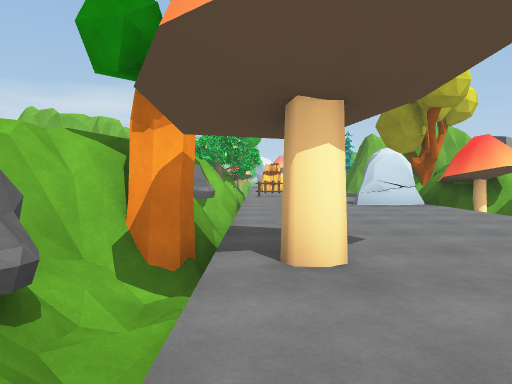
view 1 (above)

17 first-person views from a walk through a scene from a Unity 3-D project. The camera is 1.2 m above the floor, tilts 2° down and sees 70° across. The floor is counted in squares, 2 m on a side. Each view is taken from the middle of a square. On the plan, view 1 faces up. The plan holds only what a view shows up to about 10 squares ahead; the rest is blank. The place goes on beyond the plan. The player is left out. Some animated figures are left out.

view 2
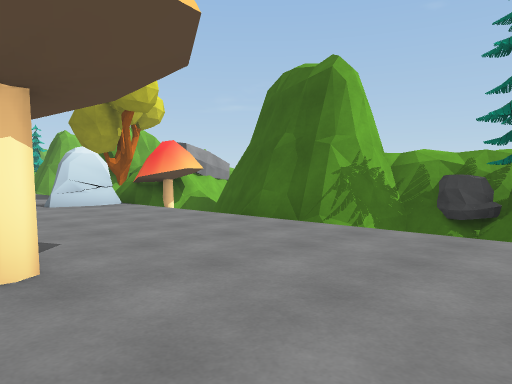

view 3
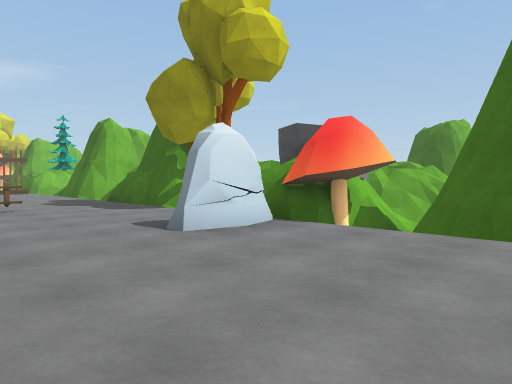

view 4
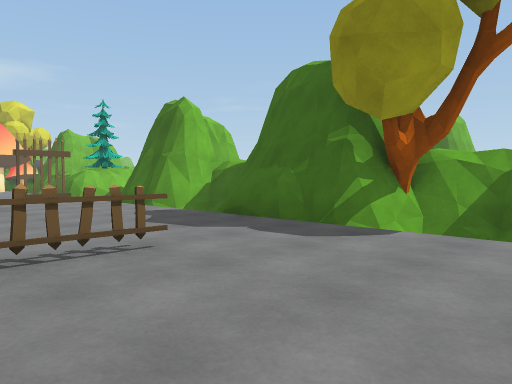

view 5
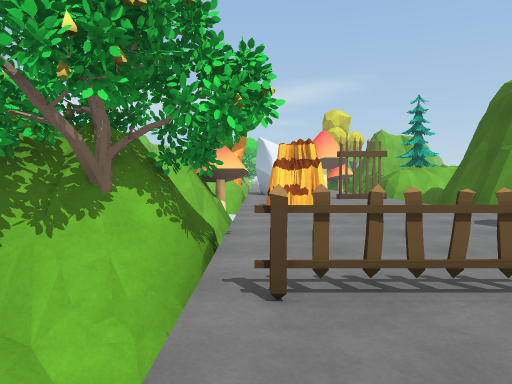

view 6
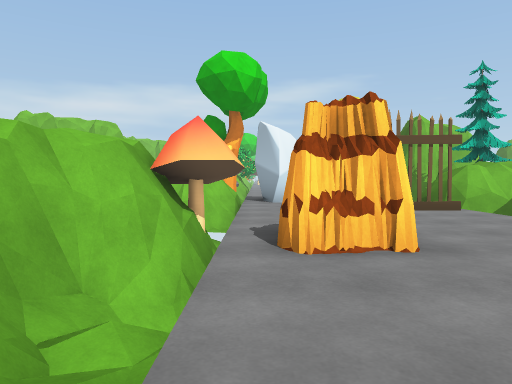

view 7
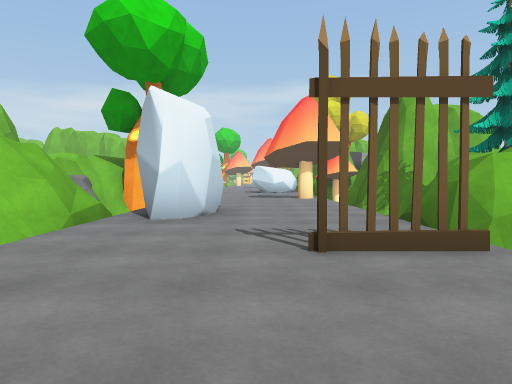

view 8
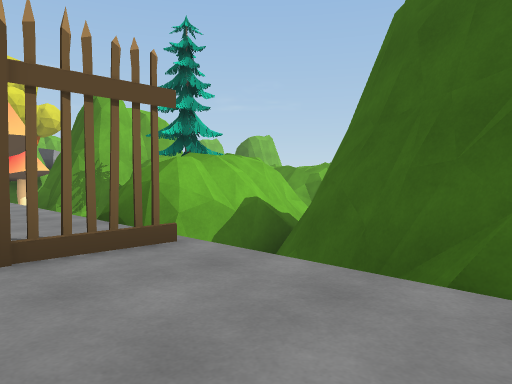

view 9
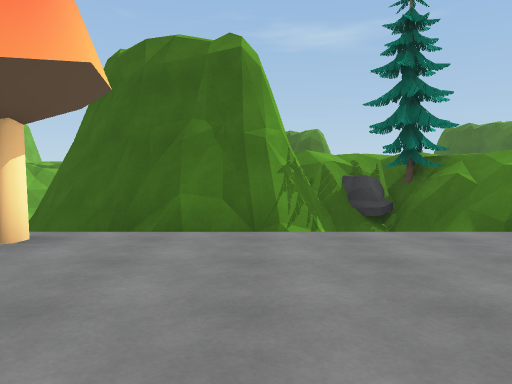

view 10
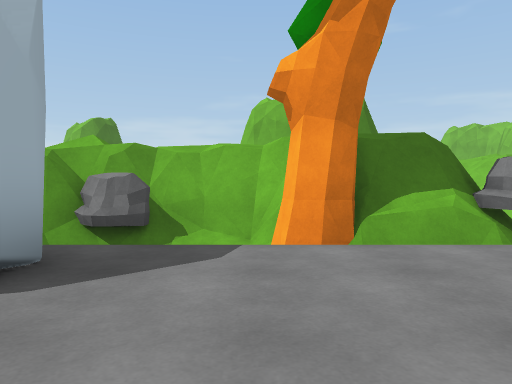

view 11
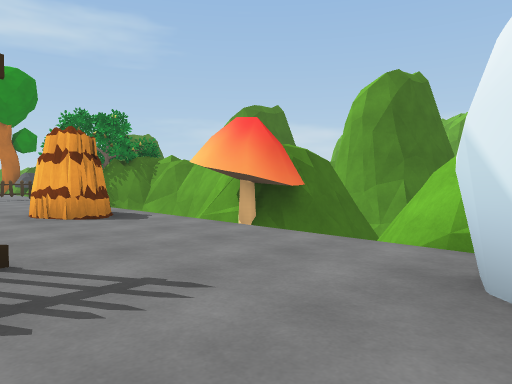

view 12
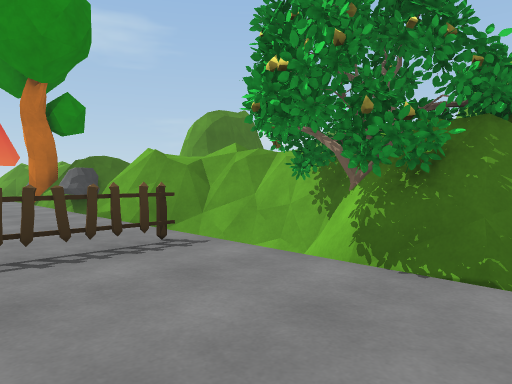

view 13
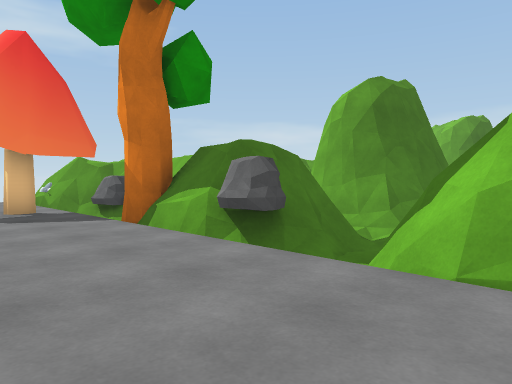

view 14
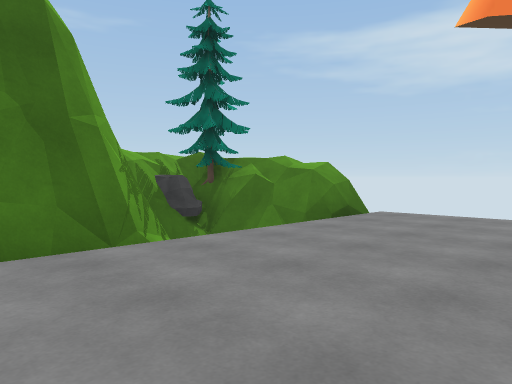

view 15
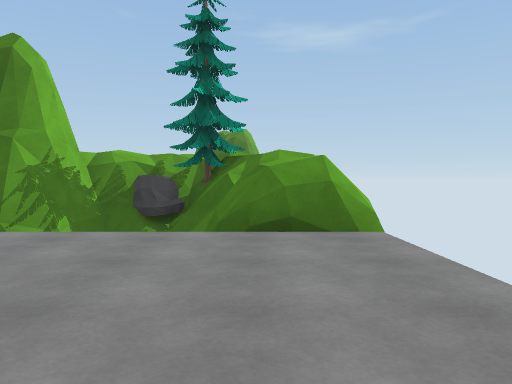

view 16
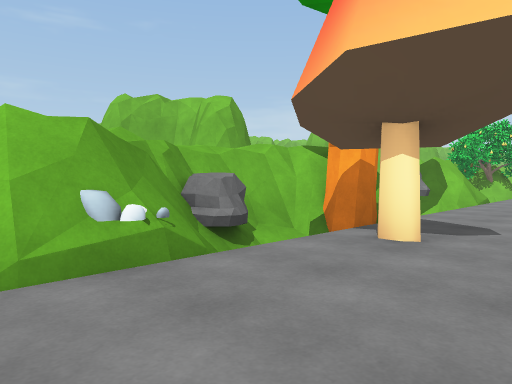

view 17
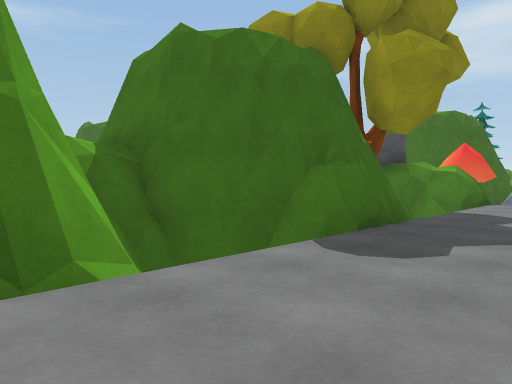

### Floor plan
Key: @ floor where view 1 was taken; # wall or solid block; . floor; / step, stairs or slope; = window, fence, low wall or low ledge; ^ raised ledge; v drop or lower ground; T tree; R rock; F fence; M mushroom.
Columns run from 3 left of view 1 to 7 right of it. Each row starts with its distance up from view 1.
 31  #R     ##
 30  ##.....#
 29  #T.....#
 28 ##T.....#
 27 ##R.....###
 26 #RR.R...vR#
 25 ###RR../^T#
 24  ##..../###
 23  ##..../###
 22 vvM...F/v#
 21 ###..../##
 20  ##..../#
 19  #v.#../#
 18 ##v.#...##
 17 ##v.....v##
 16  ##.....##
 15  #T.....#
 14  ##.....#
 13 ##vFF...###
 12 ##v.....vT#
 11  ##.....v##
 10  ##.....##
  9  ##...RR##
  8 vvv.....##
  7 =#R.....v#
  6 ###.....##
  5  ##.....#
  4  #T.....#
  3 ##v#....###
  2 #RR.....vR#
  1 ###.....vT#
  0   #@....###
 -1   #.....#
 -2         #

Positions as (right, up) in squares from view 1, and headings:
1: (0, 0), facing up
2: (0, 0), facing up-right
3: (0, 5), facing up-right
4: (0, 10), facing up-right
5: (0, 11), facing up
6: (0, 15), facing up
7: (2, 19), facing up
8: (2, 19), facing up-right
9: (0, 28), facing right
10: (3, 28), facing left
11: (3, 25), facing down-left
12: (2, 16), facing down-left
13: (2, 10), facing down-left
14: (1, 5), facing down-right
15: (0, 0), facing right
16: (2, -1), facing up-left
17: (2, 19), facing down-right
